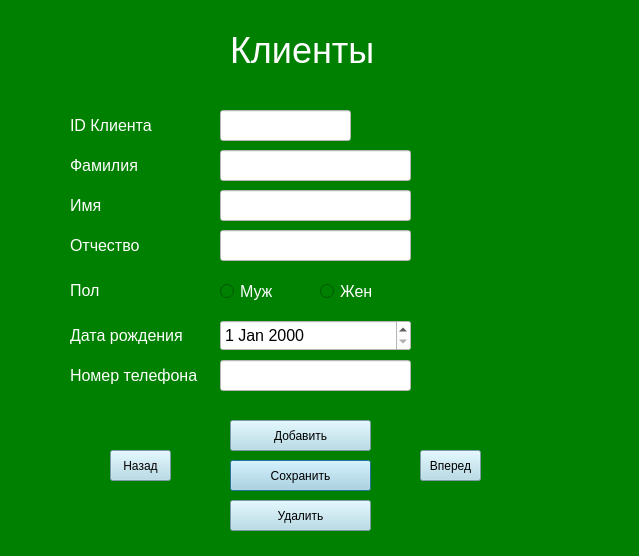
<?xml version="1.0" encoding="UTF-8"?>
<ui version="4.0">
 <class>ClientForm</class>
 <widget class="QDialog" name="ClientForm">
  <property name="geometry">
   <rect>
    <x>0</x>
    <y>0</y>
    <width>639</width>
    <height>556</height>
   </rect>
  </property>
  <property name="windowTitle">
   <string>Dialog</string>
  </property>
  <property name="styleSheet">
   <string notr="true">background-color: green</string>
  </property>
  <widget class="QPushButton" name="save">
   <property name="geometry">
    <rect>
     <x>230</x>
     <y>460</y>
     <width>141</width>
     <height>31</height>
    </rect>
   </property>
   <property name="styleSheet">
    <string notr="true">color: black;
background-color: lightblue</string>
   </property>
   <property name="text">
    <string>Сохранить</string>
   </property>
  </widget>
  <widget class="QPushButton" name="next">
   <property name="geometry">
    <rect>
     <x>420</x>
     <y>450</y>
     <width>61</width>
     <height>31</height>
    </rect>
   </property>
   <property name="styleSheet">
    <string notr="true">color:black;
background-color: lightblue</string>
   </property>
   <property name="text">
    <string>Вперед</string>
   </property>
  </widget>
  <widget class="QLineEdit" name="last_name">
   <property name="geometry">
    <rect>
     <x>220</x>
     <y>150</y>
     <width>191</width>
     <height>31</height>
    </rect>
   </property>
   <property name="styleSheet">
    <string notr="true">background-color: white;
color:black;
font-size:16px</string>
   </property>
  </widget>
  <widget class="QPushButton" name="add">
   <property name="geometry">
    <rect>
     <x>230</x>
     <y>420</y>
     <width>141</width>
     <height>31</height>
    </rect>
   </property>
   <property name="styleSheet">
    <string notr="true">color: black;
background-color: lightblue</string>
   </property>
   <property name="text">
    <string>Добавить</string>
   </property>
  </widget>
  <widget class="QLabel" name="label_2">
   <property name="geometry">
    <rect>
     <x>70</x>
     <y>150</y>
     <width>81</width>
     <height>31</height>
    </rect>
   </property>
   <property name="styleSheet">
    <string notr="true">color: white;
font-size: 16px</string>
   </property>
   <property name="text">
    <string>Фамилия</string>
   </property>
  </widget>
  <widget class="QLabel" name="label">
   <property name="geometry">
    <rect>
     <x>70</x>
     <y>110</y>
     <width>131</width>
     <height>31</height>
    </rect>
   </property>
   <property name="styleSheet">
    <string notr="true">color: white;
font-size: 16px</string>
   </property>
   <property name="text">
    <string>ID Клиента</string>
   </property>
  </widget>
  <widget class="QLabel" name="label_3">
   <property name="geometry">
    <rect>
     <x>230</x>
     <y>20</y>
     <width>151</width>
     <height>61</height>
    </rect>
   </property>
   <property name="styleSheet">
    <string notr="true">color:white;
font-size: 36px</string>
   </property>
   <property name="text">
    <string>Клиенты</string>
   </property>
  </widget>
  <widget class="QPushButton" name="previous">
   <property name="geometry">
    <rect>
     <x>110</x>
     <y>450</y>
     <width>61</width>
     <height>31</height>
    </rect>
   </property>
   <property name="styleSheet">
    <string notr="true">color: black;
background-color: lightblue</string>
   </property>
   <property name="text">
    <string>Назад</string>
   </property>
  </widget>
  <widget class="QPushButton" name="delete_2">
   <property name="geometry">
    <rect>
     <x>230</x>
     <y>500</y>
     <width>141</width>
     <height>31</height>
    </rect>
   </property>
   <property name="styleSheet">
    <string notr="true">color: black;
background-color: lightblue</string>
   </property>
   <property name="text">
    <string>Удалить</string>
   </property>
  </widget>
  <widget class="QLineEdit" name="client_id">
   <property name="geometry">
    <rect>
     <x>220</x>
     <y>110</y>
     <width>131</width>
     <height>31</height>
    </rect>
   </property>
   <property name="styleSheet">
    <string notr="true">background-color: white;
color:black;
font-size: 16px</string>
   </property>
  </widget>
  <widget class="QLabel" name="label_4">
   <property name="geometry">
    <rect>
     <x>70</x>
     <y>190</y>
     <width>81</width>
     <height>31</height>
    </rect>
   </property>
   <property name="styleSheet">
    <string notr="true">color: white;
font-size: 16px</string>
   </property>
   <property name="text">
    <string>Имя</string>
   </property>
  </widget>
  <widget class="QLineEdit" name="first_name">
   <property name="geometry">
    <rect>
     <x>220</x>
     <y>190</y>
     <width>191</width>
     <height>31</height>
    </rect>
   </property>
   <property name="styleSheet">
    <string notr="true">background-color: white;
color:black;
font-size:16px</string>
   </property>
  </widget>
  <widget class="QLabel" name="label_5">
   <property name="geometry">
    <rect>
     <x>70</x>
     <y>230</y>
     <width>81</width>
     <height>31</height>
    </rect>
   </property>
   <property name="styleSheet">
    <string notr="true">color: white;
font-size: 16px</string>
   </property>
   <property name="text">
    <string>Отчество</string>
   </property>
  </widget>
  <widget class="QLineEdit" name="middle_name">
   <property name="geometry">
    <rect>
     <x>220</x>
     <y>230</y>
     <width>191</width>
     <height>31</height>
    </rect>
   </property>
   <property name="styleSheet">
    <string notr="true">background-color: white;
color:black;
font-size:16px</string>
   </property>
  </widget>
  <widget class="QLabel" name="label_6">
   <property name="geometry">
    <rect>
     <x>70</x>
     <y>320</y>
     <width>121</width>
     <height>31</height>
    </rect>
   </property>
   <property name="styleSheet">
    <string notr="true">color: white;
font-size: 16px</string>
   </property>
   <property name="text">
    <string>Дата рождения</string>
   </property>
  </widget>
  <widget class="QLabel" name="label_7">
   <property name="geometry">
    <rect>
     <x>70</x>
     <y>360</y>
     <width>131</width>
     <height>31</height>
    </rect>
   </property>
   <property name="styleSheet">
    <string notr="true">color: white;
font-size: 16px</string>
   </property>
   <property name="text">
    <string>Номер телефона</string>
   </property>
  </widget>
  <widget class="QLineEdit" name="phone_number">
   <property name="geometry">
    <rect>
     <x>220</x>
     <y>360</y>
     <width>191</width>
     <height>31</height>
    </rect>
   </property>
   <property name="styleSheet">
    <string notr="true">background-color: white;
color:black;
font-size:16px</string>
   </property>
  </widget>
  <widget class="QLabel" name="label_8">
   <property name="geometry">
    <rect>
     <x>70</x>
     <y>270</y>
     <width>81</width>
     <height>41</height>
    </rect>
   </property>
   <property name="styleSheet">
    <string notr="true">color: white;
font-size: 16px</string>
   </property>
   <property name="text">
    <string>Пол</string>
   </property>
  </widget>
  <widget class="QDateEdit" name="date_of_birth">
   <property name="geometry">
    <rect>
     <x>220</x>
     <y>320</y>
     <width>191</width>
     <height>31</height>
    </rect>
   </property>
   <property name="styleSheet">
    <string notr="true">background-color: white;
color: black;
font-size: 16px</string>
   </property>
  </widget>
  <widget class="QRadioButton" name="male">
   <property name="geometry">
    <rect>
     <x>220</x>
     <y>280</y>
     <width>81</width>
     <height>22</height>
    </rect>
   </property>
   <property name="styleSheet">
    <string notr="true">color: white;
font-size: 16px</string>
   </property>
   <property name="text">
    <string>Муж</string>
   </property>
  </widget>
  <widget class="QRadioButton" name="female">
   <property name="geometry">
    <rect>
     <x>320</x>
     <y>280</y>
     <width>91</width>
     <height>22</height>
    </rect>
   </property>
   <property name="styleSheet">
    <string notr="true">color: white;
font-size: 16px</string>
   </property>
   <property name="text">
    <string>Жен</string>
   </property>
  </widget>
 </widget>
 <resources/>
 <connections/>
</ui>
